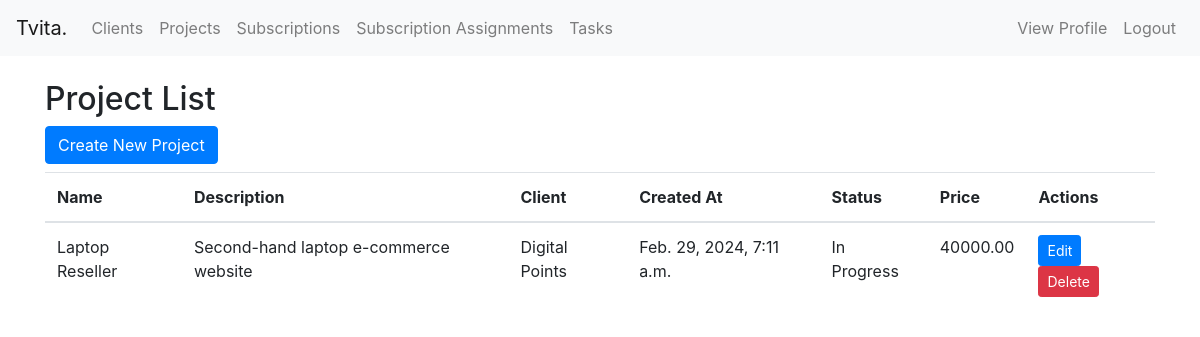
The page /projects/ (signed in) on the database as committed earlier.
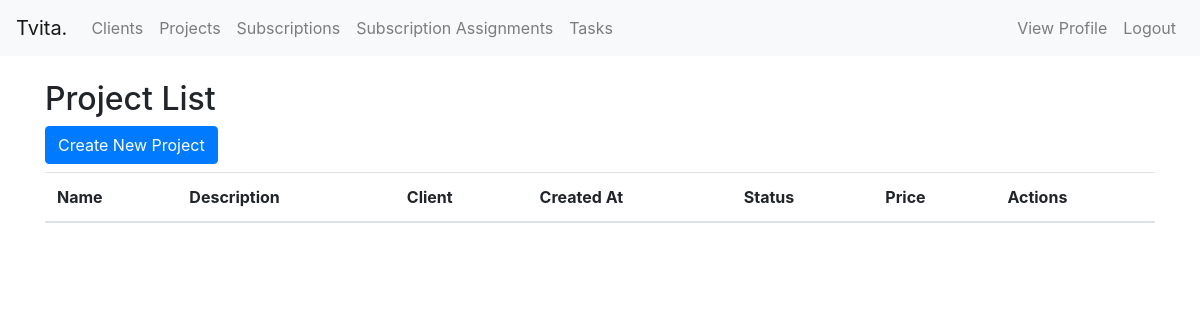
The same page on the database as committed later.
### Clients/models.py (models this page shows, shortened)
class Project(models.Model):
    name = models.CharField(max_length=100)
    description = models.TextField()
    client = models.ForeignKey(Client, on_delete=models.CASCADE)
    created_at = models.DateTimeField(auto_now_add=True)
    status = models.CharField(max_length=20, choices=[('In Progress', 'In Progress'), ('Completed', 'Completed')])
    project_url = models.URLField(blank=True)
    credentials = models.TextField(blank=True)
    total_price = models.DecimalField(max_digits=10, decimal_places=2, default=0)  # New field for total price

class Client(models.Model):
    name = models.CharField(max_length=100)
    email = models.EmailField()
    created_at = models.DateTimeField(auto_now_add=True)
    status = models.CharField(max_length=10, choices=[('Active', 'Active'), ('Inactive', 'Inactive')])
    country = models.CharField(max_length=255, null=True, blank=True)
    gender = models.CharField(max_length=255, null=True, blank=True)
    mobile = models.CharField(max_length=255, null=True, blank=True)
    client_category = models.CharField(max_length=255, null=True, blank=True)
    company_name = models.CharField(max_length=255, null=True, blank=True)
    official_website = models.URLField(null=True, blank=True)
    profile_picture = models.ImageField(upload_to='profile_pictures', null=True, blank=True)
    updated_at = models.DateTimeField(auto_now=True)

### Clients/views.py (the view)
# urls.py: path('projects/', views.project_list, name='project_list'),
@login_required
def project_list(request):
    projects = Project.objects.all()
    return render(request, 'project/project_list.html', {'projects': projects})

### templates/project/project_list.html (shortened to what this page needs)
{% extends 'base.html' %}
{% block content %}
  <h2>Project List</h2>
  <a href="{% url 'project_create' %}" class="btn btn-primary mb-2">Create New Project</a>
  <table class="table">
    <thead>
      <tr>
        <th>Name</th>
        <th>Description</th>
        <th>Client</th>
        <th>Created At</th>
        <th>Status</th>
        <th>Price</th>
        <th>Actions</th>
      </tr>
    </thead>
    <tbody>
      {% for project in projects %}
        <tr>
          <td>{{ project.name }}</td>
          <td>{{ project.description }}</td>
          <td>{{ project.client.name }}</td>
          <td>{{ project.created_at }}</td>
          <td>{{ project.status }}</td>
          <td>{{ project.total_price }}</td>
          <td>
            <a href="{% url 'project_edit' project.pk %}" class="btn btn-sm btn-primary">Edit</a>
            <a href="{% url 'project_delete' project.pk %}" class="btn btn-sm btn-danger" onclick="return confirm('Are you sure you want to delete this project?')">Delete</a>
          </td>
        </tr>
      {% endfor %}
    </tbody>
  </table>
{% endblock %}

Rows that differ between the two databases and show on the page:
removed Project: name "Laptop Reseller", description "Second-hand laptop e-commerce website", client.name "Digital Points", created_at "Feb. 29, 2024, 7:11 a.m.", status "In Progress", total_price "40000.00"
